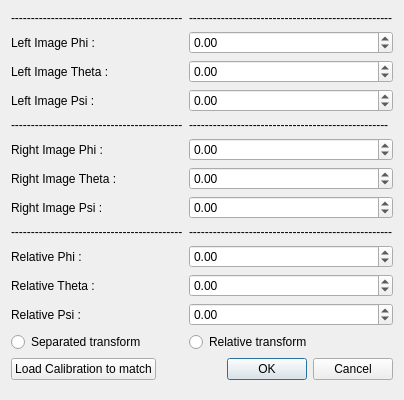
<?xml version="1.0" encoding="UTF-8"?>
<ui version="4.0">
 <class>SimulateDialog</class>
 <widget class="QDialog" name="SimulateDialog">
  <property name="windowModality">
   <enum>Qt::ApplicationModal</enum>
  </property>
  <property name="geometry">
   <rect>
    <x>0</x>
    <y>0</y>
    <width>400</width>
    <height>400</height>
   </rect>
  </property>
  <property name="windowTitle">
   <string>Distance Information</string>
  </property>
  <layout class="QFormLayout" name="formLayout_2">
   <item row="2" column="0">
    <widget class="QLabel" name="labelLeftPhi">
     <property name="text">
      <string>Left Image Phi : </string>
     </property>
    </widget>
   </item>
   <item row="2" column="1">
    <widget class="QDoubleSpinBox" name="LeftPhiSPinBox">
     <property name="minimum">
      <double>-180.000000000000000</double>
     </property>
     <property name="maximum">
      <double>180.000000000000000</double>
     </property>
     <property name="singleStep">
      <double>0.500000000000000</double>
     </property>
    </widget>
   </item>
   <item row="3" column="0">
    <widget class="QLabel" name="LeftTheta">
     <property name="text">
      <string>Left Image Theta : </string>
     </property>
    </widget>
   </item>
   <item row="3" column="1">
    <widget class="QDoubleSpinBox" name="LeftThetaSpinBox">
     <property name="minimum">
      <double>-180.000000000000000</double>
     </property>
     <property name="maximum">
      <double>180.000000000000000</double>
     </property>
     <property name="singleStep">
      <double>0.500000000000000</double>
     </property>
    </widget>
   </item>
   <item row="4" column="0">
    <widget class="QLabel" name="labelLeftPsi">
     <property name="text">
      <string>Left Image Psi : </string>
     </property>
    </widget>
   </item>
   <item row="4" column="1">
    <widget class="QDoubleSpinBox" name="LeftImagePsi">
     <property name="minimum">
      <double>-180.000000000000000</double>
     </property>
     <property name="maximum">
      <double>180.000000000000000</double>
     </property>
     <property name="singleStep">
      <double>0.500000000000000</double>
     </property>
    </widget>
   </item>
   <item row="5" column="0">
    <widget class="QLabel" name="label">
     <property name="text">
      <string>-------------------------------------------</string>
     </property>
    </widget>
   </item>
   <item row="5" column="1">
    <widget class="QLabel" name="label_2">
     <property name="text">
      <string>--------------------------------------------------</string>
     </property>
    </widget>
   </item>
   <item row="6" column="0">
    <widget class="QLabel" name="labelRightPhi">
     <property name="text">
      <string>Right Image Phi : </string>
     </property>
    </widget>
   </item>
   <item row="6" column="1">
    <widget class="QDoubleSpinBox" name="RightPhiSpinBox">
     <property name="minimum">
      <double>-180.000000000000000</double>
     </property>
     <property name="maximum">
      <double>180.000000000000000</double>
     </property>
     <property name="singleStep">
      <double>0.500000000000000</double>
     </property>
    </widget>
   </item>
   <item row="7" column="0">
    <widget class="QLabel" name="labelRightTheta">
     <property name="text">
      <string>Right Image Theta : </string>
     </property>
    </widget>
   </item>
   <item row="7" column="1">
    <widget class="QDoubleSpinBox" name="RightThetaSpinBox">
     <property name="minimum">
      <double>-180.000000000000000</double>
     </property>
     <property name="maximum">
      <double>180.000000000000000</double>
     </property>
     <property name="singleStep">
      <double>0.500000000000000</double>
     </property>
    </widget>
   </item>
   <item row="8" column="0">
    <widget class="QLabel" name="labelRightPsi">
     <property name="text">
      <string>Right Image Psi : </string>
     </property>
    </widget>
   </item>
   <item row="8" column="1">
    <widget class="QDoubleSpinBox" name="RightPsiSpinBox">
     <property name="minimum">
      <double>-180.000000000000000</double>
     </property>
     <property name="maximum">
      <double>180.000000000000000</double>
     </property>
     <property name="singleStep">
      <double>0.500000000000000</double>
     </property>
    </widget>
   </item>
   <item row="9" column="0">
    <widget class="QLabel" name="label_3">
     <property name="text">
      <string>-------------------------------------------</string>
     </property>
    </widget>
   </item>
   <item row="9" column="1">
    <widget class="QLabel" name="label_4">
     <property name="text">
      <string>---------------------------------------------------</string>
     </property>
    </widget>
   </item>
   <item row="1" column="0">
    <widget class="QLabel" name="label_5">
     <property name="text">
      <string>-------------------------------------------</string>
     </property>
    </widget>
   </item>
   <item row="1" column="1">
    <widget class="QLabel" name="label_6">
     <property name="text">
      <string>---------------------------------------------------</string>
     </property>
    </widget>
   </item>
   <item row="10" column="0">
    <widget class="QLabel" name="labelRelativePhi">
     <property name="text">
      <string>Relative Phi :</string>
     </property>
    </widget>
   </item>
   <item row="15" column="1">
    <widget class="QDialogButtonBox" name="buttonBox">
     <property name="standardButtons">
      <set>QDialogButtonBox::Cancel|QDialogButtonBox::Ok</set>
     </property>
    </widget>
   </item>
   <item row="10" column="1">
    <widget class="QDoubleSpinBox" name="relPhiSpinBox">
     <property name="minimum">
      <double>-180.000000000000000</double>
     </property>
     <property name="maximum">
      <double>180.000000000000000</double>
     </property>
     <property name="singleStep">
      <double>0.500000000000000</double>
     </property>
    </widget>
   </item>
   <item row="11" column="1">
    <widget class="QDoubleSpinBox" name="relThetaSpinBox">
     <property name="minimum">
      <double>-180.000000000000000</double>
     </property>
     <property name="maximum">
      <double>180.000000000000000</double>
     </property>
     <property name="singleStep">
      <double>0.500000000000000</double>
     </property>
    </widget>
   </item>
   <item row="13" column="1">
    <widget class="QDoubleSpinBox" name="relPsiSpinBox">
     <property name="minimum">
      <double>-180.000000000000000</double>
     </property>
     <property name="maximum">
      <double>180.000000000000000</double>
     </property>
     <property name="singleStep">
      <double>0.500000000000000</double>
     </property>
    </widget>
   </item>
   <item row="11" column="0">
    <widget class="QLabel" name="labelRelativeTheta">
     <property name="text">
      <string>Relative Theta : </string>
     </property>
    </widget>
   </item>
   <item row="13" column="0">
    <widget class="QLabel" name="labelRelativePsi">
     <property name="text">
      <string>Relative Psi : </string>
     </property>
    </widget>
   </item>
   <item row="14" column="1">
    <widget class="QRadioButton" name="unitedCameraRadio">
     <property name="text">
      <string>Relative transform</string>
     </property>
    </widget>
   </item>
   <item row="14" column="0">
    <widget class="QRadioButton" name="separateCameraRadio">
     <property name="text">
      <string>Separated transform</string>
     </property>
    </widget>
   </item>
   <item row="15" column="0">
    <widget class="QPushButton" name="loadCalibration">
     <property name="text">
      <string>Load Calibration to match</string>
     </property>
    </widget>
   </item>
  </layout>
 </widget>
 <resources/>
 <connections>
  <connection>
   <sender>buttonBox</sender>
   <signal>accepted()</signal>
   <receiver>SimulateDialog</receiver>
   <slot>accept()</slot>
   <hints>
    <hint type="sourcelabel">
     <x>248</x>
     <y>254</y>
    </hint>
    <hint type="destinationlabel">
     <x>157</x>
     <y>274</y>
    </hint>
   </hints>
  </connection>
  <connection>
   <sender>buttonBox</sender>
   <signal>rejected()</signal>
   <receiver>SimulateDialog</receiver>
   <slot>reject()</slot>
   <hints>
    <hint type="sourcelabel">
     <x>316</x>
     <y>260</y>
    </hint>
    <hint type="destinationlabel">
     <x>286</x>
     <y>274</y>
    </hint>
   </hints>
  </connection>
 </connections>
</ui>
